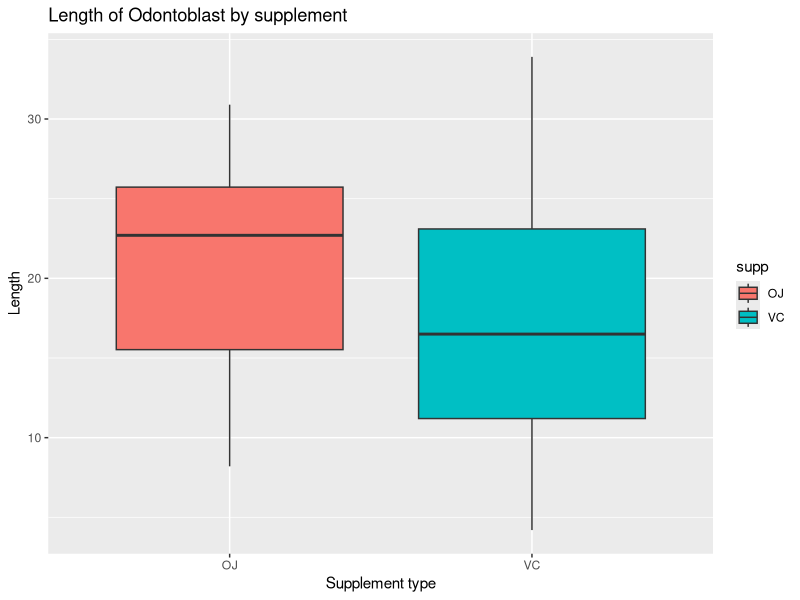
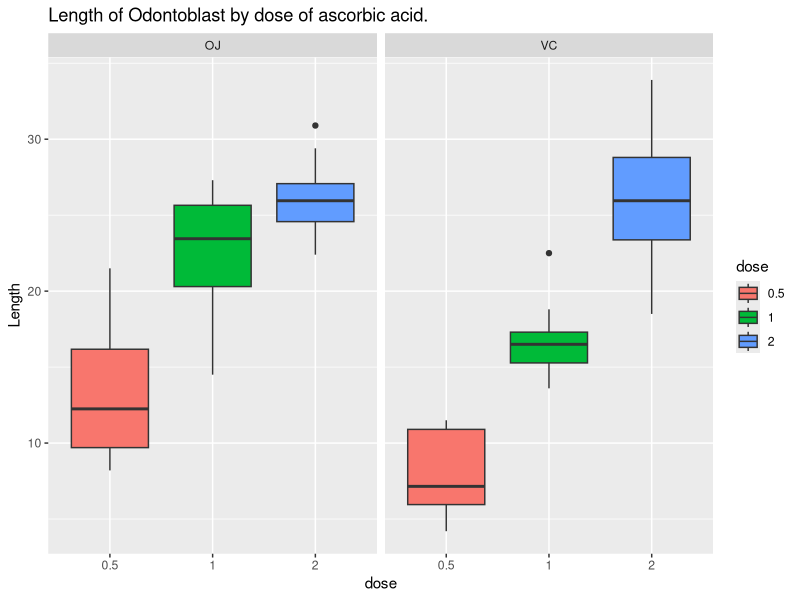

Generate these figures, in order, with R:
## ---- chunk 1
knitr::opts_chunk$set(echo = TRUE)
## ---- chunk 2
library(ggplot2)
library(dplyr)
library(datasets)
data("ToothGrowth")
## ---- chunk 3
vc <- subset(ToothGrowth, supp=="VC")
oj <- subset(ToothGrowth, supp=="OJ")
mnvc <- mean(vc$len); varvc <- var(vc$len)
mnoj <- mean(oj$len); varoj <- var(oj$len)
mnvc; varvc;
mnoj; varoj

## ---- chunk 4
ToothGrowth$dose <- as.factor(ToothGrowth$dose)
ggplot(ToothGrowth, aes(x=supp, y=len, fill= supp))+
            geom_boxplot()+
            ggtitle("Length of Odontoblast by supplement")+
            ylab("Length")+
            xlab("Supplement type")
            
ggplot(ToothGrowth, aes(x=dose, y=len, fill=dose, group = dose))+
            geom_boxplot()+
            facet_wrap(~supp)+
            ggtitle("Length of Odontoblast by dose of ascorbic acid.")+
            ylab("Length")


## ---- chunk 5
t.test(oj$len, vc$len, alternative = "greater", var.equal = FALSE)
## ---- chunk 6
oj2 <- filter(oj, dose==2)
vc2 <- filter(vc, dose==2)
t.test(oj2$len, vc2$len, var.equal = FALSE)
